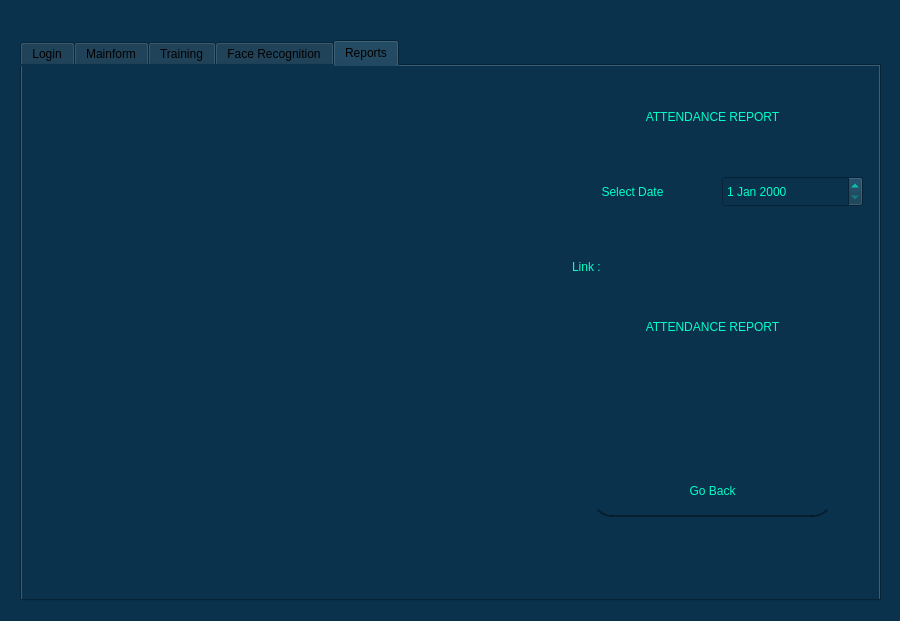
<?xml version="1.0" encoding="UTF-8"?>
<ui version="4.0">
 <class>MainWindow</class>
 <widget class="QMainWindow" name="MainWindow">
  <property name="geometry">
   <rect>
    <x>0</x>
    <y>0</y>
    <width>900</width>
    <height>621</height>
   </rect>
  </property>
  <property name="windowTitle">
   <string>MainWindow</string>
  </property>
  <property name="styleSheet">
   <string notr="true">background-color: rgb(10, 50, 76);</string>
  </property>
  <widget class="QWidget" name="centralwidget">
   <widget class="QTabWidget" name="tabWidget">
    <property name="geometry">
     <rect>
      <x>20</x>
      <y>40</y>
      <width>861</width>
      <height>561</height>
     </rect>
    </property>
    <property name="currentIndex">
     <number>4</number>
    </property>
    <widget class="QWidget" name="tab">
     <attribute name="title">
      <string>Login</string>
     </attribute>
     <widget class="QLabel" name="label">
      <property name="geometry">
       <rect>
        <x>4</x>
        <y>5</y>
        <width>851</width>
        <height>521</height>
       </rect>
      </property>
      <property name="text">
       <string/>
      </property>
      <property name="pixmap">
       <pixmap>images/login.png</pixmap>
      </property>
      <property name="scaledContents">
       <bool>true</bool>
      </property>
     </widget>
     <widget class="QLabel" name="label_2">
      <property name="geometry">
       <rect>
        <x>30</x>
        <y>30</y>
        <width>321</width>
        <height>61</height>
       </rect>
      </property>
      <property name="styleSheet">
       <string notr="true">color: rgb(2, 255, 200);

font: 75 11pt &quot;Terminal&quot;;
background-color: rgba(255, 255, 255, 0);</string>
      </property>
      <property name="text">
       <string>Face Recognition Attendance system</string>
      </property>
      <property name="alignment">
       <set>Qt::AlignCenter</set>
      </property>
      <property name="wordWrap">
       <bool>true</bool>
      </property>
     </widget>
     <widget class="QLabel" name="LOGININFO">
      <property name="geometry">
       <rect>
        <x>30</x>
        <y>110</y>
        <width>321</width>
        <height>61</height>
       </rect>
      </property>
      <property name="styleSheet">
       <string notr="true">color: rgb(2, 255, 200);

font: 75 11pt &quot;Terminal&quot;;
background-color: rgba(255, 255, 255, 0);</string>
      </property>
      <property name="text">
       <string/>
      </property>
      <property name="alignment">
       <set>Qt::AlignCenter</set>
      </property>
      <property name="wordWrap">
       <bool>true</bool>
      </property>
     </widget>
     <widget class="QLabel" name="label_3">
      <property name="geometry">
       <rect>
        <x>20</x>
        <y>160</y>
        <width>321</width>
        <height>61</height>
       </rect>
      </property>
      <property name="styleSheet">
       <string notr="true">color: rgb(2, 255, 200);

font: 75 11pt &quot;Terminal&quot;;
background-color: rgba(255, 255, 255, 0);</string>
      </property>
      <property name="text">
       <string>Enter the password</string>
      </property>
      <property name="alignment">
       <set>Qt::AlignCenter</set>
      </property>
      <property name="wordWrap">
       <bool>true</bool>
      </property>
     </widget>
     <widget class="QLineEdit" name="PASSWORD">
      <property name="geometry">
       <rect>
        <x>20</x>
        <y>220</y>
        <width>331</width>
        <height>51</height>
       </rect>
      </property>
      <property name="styleSheet">
       <string notr="true">QLineEdit#PASSWORD{
	background-color: rgb(10, 50, 76);
	border-radius:20px;
	border-bottom:2px solid rgba(1,1,1,1);
	padding:10px;
	font: 11pt &quot;Terminal&quot;;
	color: rgb(2, 255, 200);
}

QLineEdit#PASSWORD:hover{
	background-color: rgb(10, 60, 76);
	color: rgb(20, 255, 200);
}</string>
      </property>
      <property name="echoMode">
       <enum>QLineEdit::Password</enum>
      </property>
     </widget>
     <widget class="QPushButton" name="LOGINBUTTON">
      <property name="geometry">
       <rect>
        <x>30</x>
        <y>330</y>
        <width>141</width>
        <height>51</height>
       </rect>
      </property>
      <property name="styleSheet">
       <string notr="true">QPushButton#LOGINBUTTON{
border-radius:20px;
border-bottom:2px solid rgba(0,0,0,100);
color: rgb(2,255,200);
font: 11pt &quot;Terminal&quot;;
padding:10px;
}

QPushButton#LOGINBUTTON:hover{
background-color:rgb(10,60,76);
color: rgb(2,255,200);

}</string>
      </property>
      <property name="text">
       <string>Login</string>
      </property>
     </widget>
     <widget class="QPushButton" name="CLOSEBUTTON">
      <property name="geometry">
       <rect>
        <x>210</x>
        <y>330</y>
        <width>141</width>
        <height>51</height>
       </rect>
      </property>
      <property name="styleSheet">
       <string notr="true">QPushButton#CLOSEBUTTON{
border-radius:20px;
border-bottom:2px solid rgba(0,0,0,100);
color: rgb(2,255,200);
font: 11pt &quot;Terminal&quot;;
padding:10px;
}

QPushButton#CLOSEBUTTON:hover{
background-color:rgb(10,60,76);
color: rgb(2,255,200);

}</string>
      </property>
      <property name="text">
       <string>Close</string>
      </property>
     </widget>
    </widget>
    <widget class="QWidget" name="tab_2">
     <attribute name="title">
      <string>Mainform</string>
     </attribute>
     <widget class="QLabel" name="label_4">
      <property name="geometry">
       <rect>
        <x>0</x>
        <y>0</y>
        <width>861</width>
        <height>571</height>
       </rect>
      </property>
      <property name="text">
       <string/>
      </property>
      <property name="pixmap">
       <pixmap>images/mainform.png</pixmap>
      </property>
      <property name="scaledContents">
       <bool>true</bool>
      </property>
     </widget>
     <widget class="QPushButton" name="TRAINLINK1">
      <property name="geometry">
       <rect>
        <x>60</x>
        <y>90</y>
        <width>281</width>
        <height>61</height>
       </rect>
      </property>
      <property name="styleSheet">
       <string notr="true">QPushButton#TRAINLINK1{
border-radius:20px;
border-bottom:2px solid rgba(0,0,0,100);
color: rgb(2,255,200);
font: 11pt &quot;Terminal&quot;;
padding:10px;
}

QPushButton#TRAINLINK1:hover{
background-color:rgb(10,60,76);
color: rgb(2,255,200);

}</string>
      </property>
      <property name="text">
       <string>Train User</string>
      </property>
     </widget>
     <widget class="QPushButton" name="REPORTSLINK1">
      <property name="geometry">
       <rect>
        <x>60</x>
        <y>290</y>
        <width>281</width>
        <height>61</height>
       </rect>
      </property>
      <property name="styleSheet">
       <string notr="true">QPushButton#REPORTSLINK1{
border-radius:20px;
border-bottom:2px solid rgba(0,0,0,100);
color: rgb(2,255,200);
font: 11pt &quot;Terminal&quot;;
padding:10px;
}

QPushButton#REPORTSLINK1:hover{
background-color:rgb(10,60,76);
color: rgb(2,255,200);

}</string>
      </property>
      <property name="text">
       <string>Reports</string>
      </property>
     </widget>
     <widget class="QPushButton" name="ATTLINK1">
      <property name="geometry">
       <rect>
        <x>60</x>
        <y>190</y>
        <width>281</width>
        <height>61</height>
       </rect>
      </property>
      <property name="styleSheet">
       <string notr="true">QPushButton#ATTLINK1{
border-radius:20px;
border-bottom:2px solid rgba(0,0,0,100);
color: rgb(2,255,200);
font: 11pt &quot;Terminal&quot;;
padding:10px;
}

QPushButton#ATTLINK1:hover{
background-color:rgb(10,60,76);
color: rgb(2,255,200);

}</string>
      </property>
      <property name="text">
       <string>Attendance Entry</string>
      </property>
     </widget>
     <widget class="QPushButton" name="LOGOUTBUTTON">
      <property name="geometry">
       <rect>
        <x>60</x>
        <y>390</y>
        <width>281</width>
        <height>61</height>
       </rect>
      </property>
      <property name="styleSheet">
       <string notr="true">QPushButton#LOGOUTBUTTON{
border-radius:20px;
border-bottom:2px solid rgba(0,0,0,100);
color: rgb(2,255,200);
font: 11pt &quot;Terminal&quot;;
padding:10px;
}

QPushButton#LOGOUTBUTTON:hover{
background-color:rgb(10,60,76);
color: rgb(2,255,200);

}</string>
      </property>
      <property name="text">
       <string>Logout</string>
      </property>
     </widget>
    </widget>
    <widget class="QWidget" name="tab_3">
     <attribute name="title">
      <string>Training</string>
     </attribute>
     <widget class="QLabel" name="label_5">
      <property name="geometry">
       <rect>
        <x>0</x>
        <y>0</y>
        <width>861</width>
        <height>571</height>
       </rect>
      </property>
      <property name="text">
       <string/>
      </property>
      <property name="pixmap">
       <pixmap>images/training.png</pixmap>
      </property>
      <property name="scaledContents">
       <bool>true</bool>
      </property>
     </widget>
     <widget class="QLabel" name="label_6">
      <property name="geometry">
       <rect>
        <x>50</x>
        <y>40</y>
        <width>321</width>
        <height>61</height>
       </rect>
      </property>
      <property name="styleSheet">
       <string notr="true">color: rgb(2, 255, 200);

font: 75 11pt &quot;Terminal&quot;;
background-color: rgba(255, 255, 255, 0);</string>
      </property>
      <property name="text">
       <string>TRAINING PROCESS</string>
      </property>
      <property name="alignment">
       <set>Qt::AlignCenter</set>
      </property>
      <property name="wordWrap">
       <bool>true</bool>
      </property>
     </widget>
     <widget class="QLineEdit" name="traineeName">
      <property name="geometry">
       <rect>
        <x>50</x>
        <y>180</y>
        <width>331</width>
        <height>51</height>
       </rect>
      </property>
      <property name="styleSheet">
       <string notr="true">QLineEdit#traineeName{
	background-color: rgb(10, 50, 76);
	border-radius:20px;
	border-bottom:2px solid rgba(1,1,1,1);
	padding:10px;
	font: 11pt &quot;Terminal&quot;;
	color: rgb(2, 255, 200);
}

QLineEdit#traineeName:hover{
	background-color: rgb(10, 60, 76);
	color: rgb(20, 255, 200);
}</string>
      </property>
      <property name="echoMode">
       <enum>QLineEdit::Normal</enum>
      </property>
     </widget>
     <widget class="QLabel" name="label_7">
      <property name="geometry">
       <rect>
        <x>60</x>
        <y>120</y>
        <width>321</width>
        <height>61</height>
       </rect>
      </property>
      <property name="styleSheet">
       <string notr="true">color: rgb(2, 255, 200);

font: 75 11pt &quot;Terminal&quot;;
background-color: rgba(255, 255, 255, 0);</string>
      </property>
      <property name="text">
       <string>Enter the person name</string>
      </property>
      <property name="alignment">
       <set>Qt::AlignLeading|Qt::AlignLeft|Qt::AlignVCenter</set>
      </property>
      <property name="wordWrap">
       <bool>true</bool>
      </property>
     </widget>
     <widget class="QLabel" name="label_8">
      <property name="geometry">
       <rect>
        <x>50</x>
        <y>250</y>
        <width>321</width>
        <height>61</height>
       </rect>
      </property>
      <property name="styleSheet">
       <string notr="true">color: rgb(2, 255, 200);

font: 75 11pt &quot;Terminal&quot;;
background-color: rgba(255, 255, 255, 0);</string>
      </property>
      <property name="text">
       <string>Number of training captures</string>
      </property>
      <property name="alignment">
       <set>Qt::AlignLeading|Qt::AlignLeft|Qt::AlignVCenter</set>
      </property>
      <property name="wordWrap">
       <bool>true</bool>
      </property>
     </widget>
     <widget class="QLineEdit" name="trainingCount">
      <property name="geometry">
       <rect>
        <x>50</x>
        <y>310</y>
        <width>331</width>
        <height>51</height>
       </rect>
      </property>
      <property name="styleSheet">
       <string notr="true">QLineEdit#trainingCount{
	background-color: rgb(10, 50, 76);
	border-radius:20px;
	border-bottom:2px solid rgba(1,1,1,1);
	padding:10px;
	font: 11pt &quot;Terminal&quot;;
	color: rgb(2, 255, 200);
}

QLineEdit#trainingCount:hover{
	background-color: rgb(10, 60, 76);
	color: rgb(20, 255, 200);
}</string>
      </property>
      <property name="text">
       <string>100</string>
      </property>
      <property name="echoMode">
       <enum>QLineEdit::Normal</enum>
      </property>
     </widget>
     <widget class="QPushButton" name="TRAININGBUTTON">
      <property name="geometry">
       <rect>
        <x>50</x>
        <y>410</y>
        <width>141</width>
        <height>51</height>
       </rect>
      </property>
      <property name="styleSheet">
       <string notr="true">QPushButton#TRAININGBUTTON{
border-radius:20px;
border-bottom:2px solid rgba(0,0,0,100);
color: rgb(2,255,200);
font: 11pt &quot;Terminal&quot;;
padding:10px;
}

QPushButton#TRAININGBUTTON:hover{
background-color:rgb(10,60,76);
color: rgb(2,255,200);

}</string>
      </property>
      <property name="text">
       <string>Train</string>
      </property>
     </widget>
     <widget class="QPushButton" name="TRAININGBACK">
      <property name="geometry">
       <rect>
        <x>230</x>
        <y>410</y>
        <width>141</width>
        <height>51</height>
       </rect>
      </property>
      <property name="styleSheet">
       <string notr="true">QPushButton#TRAININGBACK{
border-radius:20px;
border-bottom:2px solid rgba(0,0,0,100);
color: rgb(2,255,200);
font: 11pt &quot;Terminal&quot;;
padding:10px;
}

QPushButton#TRAININGBACK:hover{
background-color:rgb(10,60,76);
color: rgb(2,255,200);

}</string>
      </property>
      <property name="text">
       <string>Go Back</string>
      </property>
     </widget>
    </widget>
    <widget class="QWidget" name="tab_4">
     <attribute name="title">
      <string>Face Recognition</string>
     </attribute>
     <widget class="QLabel" name="label_9">
      <property name="geometry">
       <rect>
        <x>0</x>
        <y>0</y>
        <width>861</width>
        <height>571</height>
       </rect>
      </property>
      <property name="text">
       <string/>
      </property>
      <property name="pixmap">
       <pixmap>images/facereco.png</pixmap>
      </property>
      <property name="scaledContents">
       <bool>true</bool>
      </property>
     </widget>
     <widget class="QLabel" name="label_10">
      <property name="geometry">
       <rect>
        <x>60</x>
        <y>40</y>
        <width>321</width>
        <height>61</height>
       </rect>
      </property>
      <property name="styleSheet">
       <string notr="true">color: rgb(2, 255, 200);

font: 75 11pt &quot;Terminal&quot;;
background-color: rgba(255, 255, 255, 0);</string>
      </property>
      <property name="text">
       <string>ATTENDANCE ENTRY</string>
      </property>
      <property name="alignment">
       <set>Qt::AlignCenter</set>
      </property>
      <property name="wordWrap">
       <bool>true</bool>
      </property>
     </widget>
     <widget class="QPushButton" name="RECORD">
      <property name="geometry">
       <rect>
        <x>50</x>
        <y>120</y>
        <width>341</width>
        <height>51</height>
       </rect>
      </property>
      <property name="styleSheet">
       <string notr="true">QPushButton#RECORD{
border-radius:20px;
border-bottom:2px solid rgba(0,0,0,100);
color: rgb(2,255,200);
font: 11pt &quot;Terminal&quot;;
padding:10px;
}

QPushButton#RECORD:hover{
background-color:rgb(10,60,76);
color: rgb(2,255,200);

}</string>
      </property>
      <property name="text">
       <string>Record Attendance</string>
      </property>
     </widget>
     <widget class="QLabel" name="label_11">
      <property name="geometry">
       <rect>
        <x>60</x>
        <y>200</y>
        <width>321</width>
        <height>61</height>
       </rect>
      </property>
      <property name="styleSheet">
       <string notr="true">color: rgb(2, 255, 200);

font: 75 11pt &quot;Terminal&quot;;
background-color: rgba(255, 255, 255, 0);</string>
      </property>
      <property name="text">
       <string>Current Status</string>
      </property>
      <property name="alignment">
       <set>Qt::AlignLeading|Qt::AlignLeft|Qt::AlignVCenter</set>
      </property>
      <property name="wordWrap">
       <bool>true</bool>
      </property>
     </widget>
     <widget class="QLabel" name="currentprocess">
      <property name="geometry">
       <rect>
        <x>60</x>
        <y>250</y>
        <width>321</width>
        <height>61</height>
       </rect>
      </property>
      <property name="styleSheet">
       <string notr="true">color: rgb(2, 255, 200);

font: 75 11pt &quot;Terminal&quot;;
background-color: rgba(255, 255, 255, 0);</string>
      </property>
      <property name="text">
       <string>Waiting...</string>
      </property>
      <property name="alignment">
       <set>Qt::AlignLeading|Qt::AlignLeft|Qt::AlignVCenter</set>
      </property>
      <property name="wordWrap">
       <bool>true</bool>
      </property>
     </widget>
     <widget class="QPushButton" name="ATTENDANCEBACK">
      <property name="geometry">
       <rect>
        <x>50</x>
        <y>350</y>
        <width>341</width>
        <height>51</height>
       </rect>
      </property>
      <property name="styleSheet">
       <string notr="true">QPushButton#ATTENDANCEBACK{
border-radius:20px;
border-bottom:2px solid rgba(0,0,0,100);
color: rgb(2,255,200);
font: 11pt &quot;Terminal&quot;;
padding:10px;
}

QPushButton#ATTENDANCEBACK:hover{
background-color:rgb(10,60,76);
color: rgb(2,255,200);

}</string>
      </property>
      <property name="text">
       <string>Go Back</string>
      </property>
     </widget>
    </widget>
    <widget class="QWidget" name="tab_5">
     <attribute name="title">
      <string>Reports</string>
     </attribute>
     <widget class="QLabel" name="label_12">
      <property name="geometry">
       <rect>
        <x>0</x>
        <y>0</y>
        <width>861</width>
        <height>571</height>
       </rect>
      </property>
      <property name="text">
       <string/>
      </property>
      <property name="pixmap">
       <pixmap>images/reports.png</pixmap>
      </property>
      <property name="scaledContents">
       <bool>true</bool>
      </property>
     </widget>
     <widget class="QLabel" name="label_13">
      <property name="geometry">
       <rect>
        <x>530</x>
        <y>20</y>
        <width>321</width>
        <height>61</height>
       </rect>
      </property>
      <property name="styleSheet">
       <string notr="true">color: rgb(2, 255, 200);

font: 75 11pt &quot;Terminal&quot;;
background-color: rgba(255, 255, 255, 0);</string>
      </property>
      <property name="text">
       <string>ATTENDANCE REPORT</string>
      </property>
      <property name="alignment">
       <set>Qt::AlignCenter</set>
      </property>
      <property name="wordWrap">
       <bool>true</bool>
      </property>
     </widget>
     <widget class="QLabel" name="label_14">
      <property name="geometry">
       <rect>
        <x>530</x>
        <y>110</y>
        <width>161</width>
        <height>31</height>
       </rect>
      </property>
      <property name="styleSheet">
       <string notr="true">color: rgb(2, 255, 200);

font: 75 9pt &quot;Terminal&quot;;
background-color: rgba(255, 255, 255, 0);</string>
      </property>
      <property name="text">
       <string>Select Date</string>
      </property>
      <property name="alignment">
       <set>Qt::AlignCenter</set>
      </property>
      <property name="wordWrap">
       <bool>true</bool>
      </property>
     </widget>
     <widget class="QDateEdit" name="dateEdit">
      <property name="geometry">
       <rect>
        <x>700</x>
        <y>110</y>
        <width>141</width>
        <height>31</height>
       </rect>
      </property>
      <property name="styleSheet">
       <string notr="true">color: rgb(2, 255, 200);
</string>
      </property>
     </widget>
     <widget class="QPushButton" name="REPORTSBACK">
      <property name="geometry">
       <rect>
        <x>570</x>
        <y>400</y>
        <width>241</width>
        <height>51</height>
       </rect>
      </property>
      <property name="styleSheet">
       <string notr="true">QPushButton#REPORTSBACK{
border-radius:20px;
border-bottom:2px solid rgba(0,0,0,100);
color: rgb(2,255,200);
font: 11pt &quot;Terminal&quot;;
padding:10px;
}

QPushButton#REPORTSBACK:hover{
background-color:rgb(10,60,76);
color: rgb(2,255,200);

}</string>
      </property>
      <property name="text">
       <string>Go Back</string>
      </property>
     </widget>
     <widget class="QLabel" name="label_15">
      <property name="geometry">
       <rect>
        <x>550</x>
        <y>180</y>
        <width>81</width>
        <height>41</height>
       </rect>
      </property>
      <property name="styleSheet">
       <string notr="true">color: rgb(2, 255, 200);

font: 75 11pt &quot;Terminal&quot;;
background-color: rgba(255, 255, 255, 0);</string>
      </property>
      <property name="text">
       <string>Link :</string>
      </property>
      <property name="alignment">
       <set>Qt::AlignLeading|Qt::AlignLeft|Qt::AlignVCenter</set>
      </property>
      <property name="wordWrap">
       <bool>true</bool>
      </property>
     </widget>
     <widget class="QLabel" name="REPORTS">
      <property name="geometry">
       <rect>
        <x>530</x>
        <y>230</y>
        <width>321</width>
        <height>61</height>
       </rect>
      </property>
      <property name="styleSheet">
       <string notr="true">color: rgb(2, 255, 200);

font: 75 11pt &quot;Terminal&quot;;
background-color: rgba(255, 255, 255, 0);</string>
      </property>
      <property name="text">
       <string>ATTENDANCE REPORT</string>
      </property>
      <property name="alignment">
       <set>Qt::AlignCenter</set>
      </property>
      <property name="wordWrap">
       <bool>true</bool>
      </property>
     </widget>
    </widget>
   </widget>
  </widget>
 </widget>
 <resources/>
 <connections/>
</ui>
